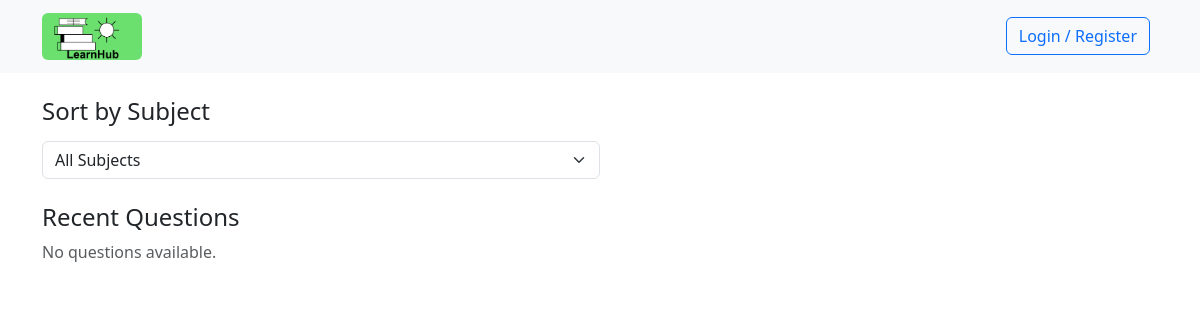
Before: / with the older database file.
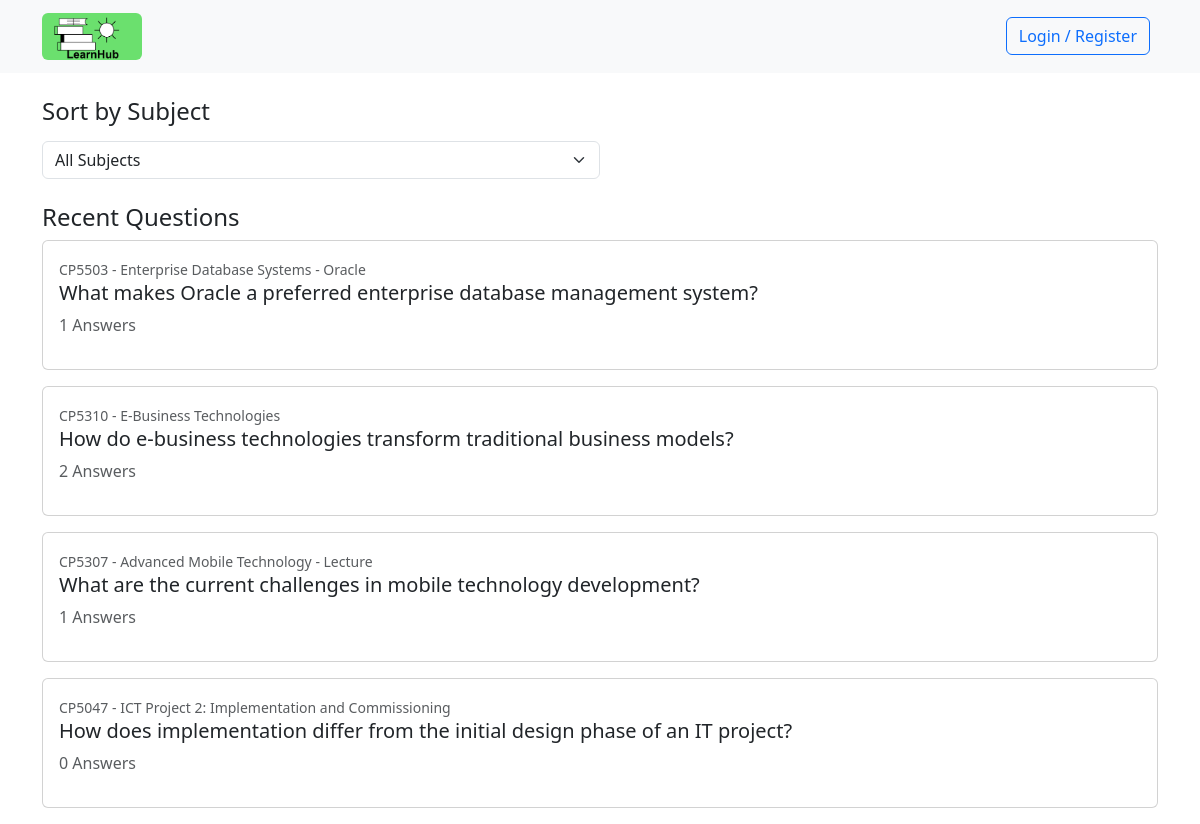
After: the same page with the newer database file.
### tables this page shows
CREATE TABLE `questions` (
  `id` int(11) NOT NULL,
  `user_id` int(11) NOT NULL,
  `subject_id` int(11) NOT NULL,
  `question` text NOT NULL,
  `created_at` timestamp NOT NULL DEFAULT current_timestamp(),
  `approved` int(11) NOT NULL DEFAULT 0
);

### index.php (the view, shortened to what this page needs)
<?php
include 'db.php';
$subjects_query = "SELECT * FROM subjects";
$subjects_result = mysqli_query($conn, $subjects_query);
$subjects = [];
while ($subject_row = mysqli_fetch_assoc($subjects_result)) {
    $subjects[$subject_row['id']] = $subject_row['code'] . " - " . $subject_row['name'];
}
$questions_query = "SELECT q.*,
                   (SELECT COUNT(*) FROM answers a WHERE a.question_id = q.id AND a.approved = 1) AS answer_count
                   FROM questions q
                   WHERE q.approved = 1
                   ORDER BY q.created_at DESC
                   LIMIT 10";
$questions_result = mysqli_query($conn, $questions_query);
?>
<!DOCTYPE html>
<html lang="en">
<head>
    <link href="https://cdn.jsdelivr.net/npm/bootstrap@5.3.0/dist/css/bootstrap.min.css" rel="stylesheet">
</head>
<body>
    <nav class="navbar navbar-expand-lg navbar-light bg-light">
        <div class="container">
            <a class="navbar-brand" href="#">
                <img src="./images/logo.png" width="100px" height="50px" class="img-fluid rounded float-start" />
            </a>
            <div class="d-flex">
                <?php if(isset($_SESSION['jcu_number'])): ?>
                    <div class="d-flex gap-3 align-items-center">
                        <a href="dashboard.php" class="btn btn-outline-success">Dashboard</a>
                        <div class="dropdown">
                            <button class="btn btn-secondary dropdown-toggle" type="button" id="userDropdown" data-bs-toggle="dropdown" aria-expanded="false">
                                <?php echo $_SESSION['jcu_number']; ?>
                            </button>
                            <ul class="dropdown-menu dropdown-menu-end" aria-labelledby="userDropdown">
                                <li><a class="dropdown-item" href="logout.php">Logout</a></li>
                            </ul>
                        </div>
                    </div>
                <?php else: ?>
                    <a href="login_page.php" class="btn btn-outline-primary me-2">Login / Register</a>
                <?php endif; ?>
            </div>
        </div>
    </nav>
    <div class="container mt-4">
        <h4 class="mb-3">Sort by Subject</h4>
        <select id="subjectFilter" class="form-select w-50">
            <option value="">All Subjects</option>
        </select>
        <h4 class="mt-4">Recent Questions</h4>
        <div id="questionsList">
            <?php if (mysqli_num_rows($questions_result) > 0): ?>
                <?php while($row = mysqli_fetch_assoc($questions_result)): ?>
                    <div class="card mb-3">
                        <div class="card-body">
                            <small class="text-muted"><?= isset($subjects[$row['subject_id']]) ? $subjects[$row['subject_id']] : 'Unknown Subject' ?></small>
                            <h5 class="card-title">
                                <a href="question.php?id=<?= $row['id']; ?>" class="text-dark text-decoration-none">
                                    <?= htmlspecialchars($row['question']); ?>
                                </a>
                            </h5>
                            <p class="text-muted"><?= $row['answer_count']; ?> Answers</p>
                        </div>
                    </div>
                <?php endwhile; ?>
            <?php else: ?>
                <p class="text-muted">No questions available.</p>
            <?php endif; ?>
        </div>
    </div>
</body>
</html>

Changed rows visible on the page:
added questions: subject "CP5503 - Enterprise Database Systems - Oracle", question "What makes Oracle a preferred enterprise database management system?", answer_count "1"
added questions: subject "CP5310 - E-Business Technologies", question "How do e-business technologies transform traditional business models?", answer_count "2"
added questions: subject "CP5307 - Advanced Mobile Technology - Lecture", question "What are the current challenges in mobile technology development?", answer_count "1"
added questions: subject "CP5047 - ICT Project 2: Implementation and Commissioning", question "How does implementation differ from the initial design phase of an IT project?", answer_count "0"
Other visible differences:
text no longer shown: "No questions available."
